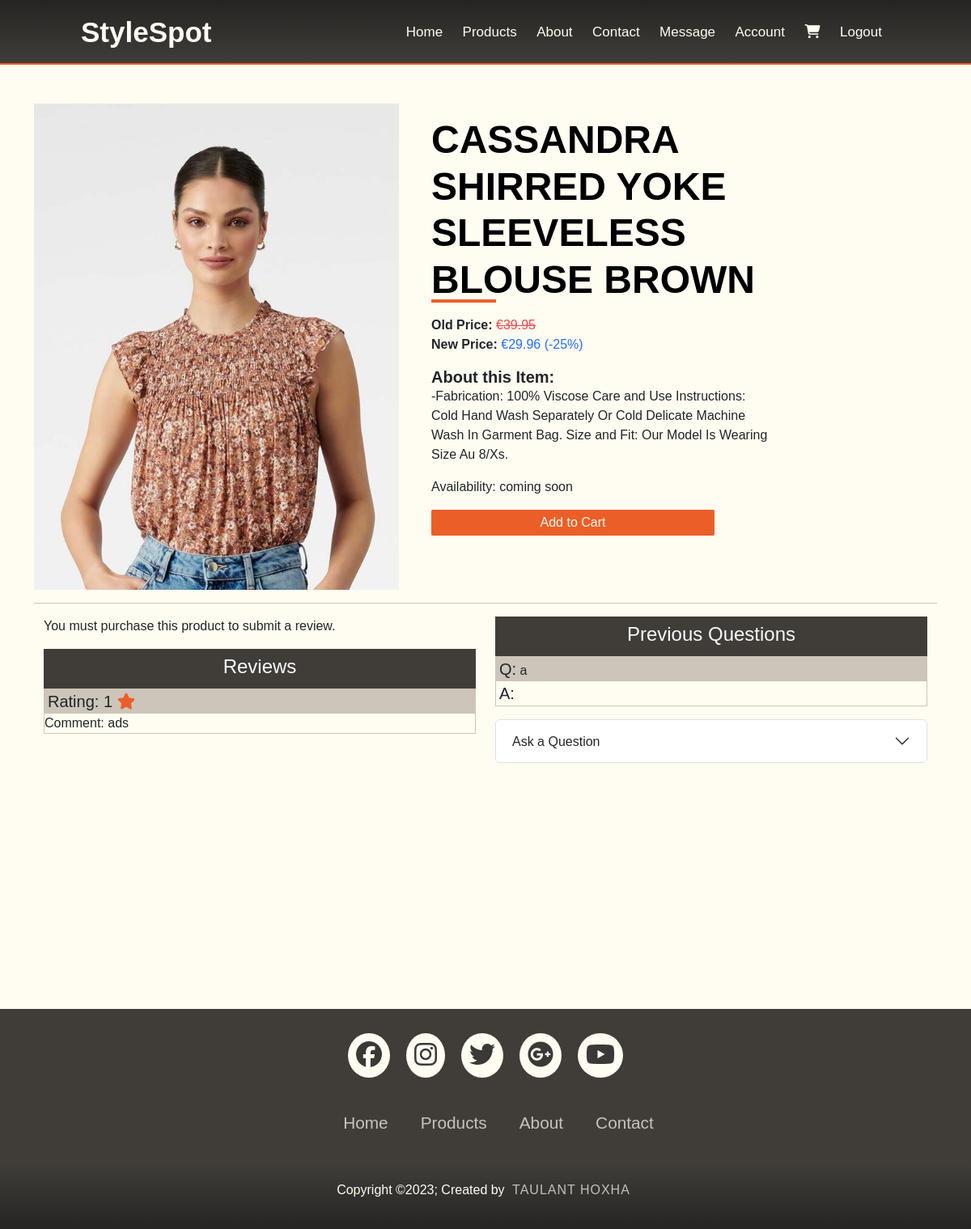
The page /details.php?id=17 (signed in) on the database its author committed.
### tables this page shows
CREATE TABLE IF NOT EXISTS `products` (
  `ID` int NOT NULL AUTO_INCREMENT,
  `name` varchar(255) DEFAULT NULL,
  `price` decimal(8,2) DEFAULT NULL,
  `details` text,
  `picture` tinytext,
  `availability` varchar(255) DEFAULT NULL,
  `display` tinyint(1) DEFAULT NULL,
  `fk_category` int DEFAULT NULL,
  PRIMARY KEY (`ID`),
  KEY `fk_category` (`fk_category`)
);

CREATE TABLE IF NOT EXISTS `discounts` (
  `ID` int NOT NULL AUTO_INCREMENT,
  `discount` int NOT NULL,
  `fk_category` int NOT NULL,
  `name` varchar(255) DEFAULT NULL,
  PRIMARY KEY (`ID`),
  KEY `fk_category` (`fk_category`)
);

CREATE TABLE IF NOT EXISTS `reviews` (
  `id` int NOT NULL AUTO_INCREMENT,
  `product_id` int DEFAULT NULL,
  `user_id` int DEFAULT NULL,
  `rating` int DEFAULT NULL,
  `comment` text,
  `created_at` timestamp NULL DEFAULT CURRENT_TIMESTAMP,
  PRIMARY KEY (`id`),
  KEY `product_id` (`product_id`),
  KEY `user_id` (`user_id`)
);

CREATE TABLE IF NOT EXISTS `questions` (
  `id` int NOT NULL AUTO_INCREMENT,
  `question_text` text NOT NULL,
  `product_id` int DEFAULT NULL,
  `user_id` int DEFAULT NULL,
  `created_at` timestamp NOT NULL DEFAULT CURRENT_TIMESTAMP,
  `answer` text,
  PRIMARY KEY (`id`),
  KEY `fk_product_idx` (`product_id`)
);

### details.php (the view, shortened to what this page needs)
<?php
require_once "userSession.php";
$productID = $_GET['id'];
$searchProduct = "SELECT products.ID, products.name AS productName, price, details, products.fk_category, picture, availability, display, c.category as category, d.discount, d.name AS discountName FROM products LEFT JOIN categories AS c ON products.fk_category = c.ID LEFT JOIN discounts AS d ON c.ID = d.fk_category WHERE products.ID = ?";
$stmt = mysqli_prepare($connect, $searchProduct);
$reviews = [];
$sqlGetReviews = "SELECT * FROM reviews WHERE product_id = ?";
$stmtGetReviews = mysqli_prepare($connect, $sqlGetReviews);
mysqli_stmt_bind_param($stmtGetReviews, "i", $productID);
mysqli_stmt_execute($stmtGetReviews);
$resultReviews = mysqli_stmt_get_result($stmtGetReviews);
while ($rowReview = mysqli_fetch_assoc($resultReviews)) {
    $reviews[] = $rowReview;
}
mysqli_stmt_bind_param($stmt, "i", $productID);
mysqli_stmt_execute($stmt);
$result = mysqli_stmt_get_result($stmt);
$row = $result->fetch_assoc();
if ($row) {
    $id = $row['ID'];
    $name = $row['productName'];
    $price = $row['price'];
    $details = $row['details'];
    $picture = $row['picture'];
    $availability = $row['availability'];
    if (isset($row['discount'])) {
        $discount = $row['discount'];
        $priceWithDiscount = $price - ($price * ($discount / 100));
    } else {
        $discount = 0;
        $discountName = "No Discount";
        $priceWithDiscount = $price;
    }
}
$userID = $_SESSION['user'];
$sqlCheckPurchase = "SELECT * FROM orders WHERE fk_user = ? AND fk_product = ?";
$stmtCheckPurchase = mysqli_prepare($connect, $sqlCheckPurchase);
mysqli_stmt_bind_param($stmtCheckPurchase, "ii", $userID, $id);
mysqli_stmt_execute($stmtCheckPurchase);
$resultCheckPurchase = mysqli_stmt_get_result($stmtCheckPurchase);
$canSubmitReview = mysqli_num_rows($resultCheckPurchase) > 0;
$reviewForm = "";
if ($canSubmitReview && !isset($_SESSION['review_submitted'])) {
    $reviewForm = "
        <form action='submit_review.php?product_id=$id' method='POST'>
            <label for='rating'>Rating:</label>
            <select name='rating' id='rating'>
                <option value='1'>1 <span class='fa fa-star checked'></span></option>
                <option value='2'>2 <span class='fa fa-star checked'></option>
                <option value='3'>3 <span class='fa fa-star checked'></option>
                <option value='4'>4 <span class='fa fa-star checked'></option>
                <option value='5'>5 <span class='fa fa-star checked'></option>
            </select>
            <br>
            <label for='comment'>Comment:</label>
            <textarea name='comment' id='comment' rows='4' cols='40'></textarea>
            <br>
            <button type='submit' class='btn btn-primary'>Submit Review</button>
        </form>
    ";
} else {
    if (!$canSubmitReview) {
        $reviewForm = "<p>You must purchase this product to submit a review.</p>";
    }
}
$previousQuestions = "";
$resultQuestion = $connect->query("SELECT * FROM questions WHERE product_id = $productID");
if (mysqli_num_rows($resultQuestion) > 0) {
    while ($questionsRow = $resultQuestion->fetch_assoc()) {
        $previousQuestions .= "<div style='background-color: #CCC5B9'>
                                <span class='fs-5 ps-1'>Q:</span> <span>{$questionsRow['question_text']}</span>
                                </div>
                                <div>
                                <span class='fs-5 ps-1'>A:</span> <span>{$questionsRow['answer']}</span>
                                </div>";
    }
}
$questionForm = "";
if ($_SESSION['user']) {
    $questionForm = " <div class='col-md-12 mt-3'>
                        <div class='accordion' id='createQuestionBox'>
                            <div class='accordion-item'>
                                <h2 class='accordion-header'>
                                    <button class='accordion-button collapsed' type='button' data-bs-toggle='collapse' data-bs-target='#createQuestion' aria-expanded='false' aria-controls='createQuestion'>
                                        Ask a Question
                                    </button>
                                </h2>
                                <div id='createQuestion' class='accordion-collapse collapse' data-bs-parent='#createQuestionBox'>
                                    <div class='accordion-body'>
                                        <form action='submit_question.php?product_id=$productID' method='POST'>
                                            <label for='question' class='form-label'>Question:</label>
                                            <textarea name='question_text' id='question' rows='4' cols='50' class='form-control'></textarea>
                                            <br>
                                            <button type='submit' class='btn btn-primary'>Submit Question</button>
                                        </form>
                                    </div>
                                </div>
                            </div>
                        </div>
                    </div>
";
}else{
    $questionForm = "<p>Login to ask a question about the product</p>";
}
?>
<!DOCTYPE html>
<html lang="en">
<head>
    <link rel="stylesheet" href="https://cdnjs.cloudflare.com/ajax/libs/font-awesome/4.7.0/css/font-awesome.min.css">
    <link rel="stylesheet" href="https://cdnjs.cloudflare.com/ajax/libs/font-awesome/6.4.2/css/all.min.css" />
    <link href="https://cdn.jsdelivr.net/npm/bootstrap@5.3.1/dist/css/bootstrap.min.css" rel="stylesheet">
</head>
</head>
<body>
    <?php include_once "components/navbar.php" ?>
    <div class="container mb-5 mt-5">
        <div class="card mb-3 backgroundColorCard" style="width: 100%;">
            <div class="row no-gutters">
                <div class="col-md-5" style="height: 100%">
                    <img src="pictures/<?= $picture ?>" alt="<?= $name ?>" class="img-fluid" style="width: 100%; height: 100%; object-fit: cover;">
                </div>
                <div class="col-md-5">
                    <div class="card-body">
                        <h1 class="card-title fw-bold text-uppercase name mt-0"><?= $name ?></h5>
                            <?php if ($discount > 0) : ?>
                                <p class="fw-semibold mb-0">Old Price: <span class="oldPrice fw-normal">€<?= $price ?></span></p>
                                <p class="fw-semibold">New Price: <span class="newPrice fw-normal ">€<?= number_format($priceWithDiscount, 2) ?> (-<?= $discount ?>%)</span></p>
                            <?php else : ?>
                                <p class="fw-semibold">Price: €<?= $price ?></p>
                            <?php endif; ?>
                            <h5 class="fw-semibold mb-0">About this Item:</h5>
                            <p>-<?= $details ?></p>
                            <p>Availability: <?= $availability ?></p>
                            <button onclick= 'addToCart(<?= $id ?>)' class='addToCartBtn buyBtn'>Add to Cart</button>
                    </div>
                </div>
            </div>
        </div><hr>
        <div class="container">
            <div class="row">
                <div class="col mb-5"><?= $reviewForm ?>
                    <div class="pt-2 pb-1" style="background-color: #403D39">
                        <h4 class="text-center text-light">Reviews</h4>
                    </div>
                    <div class="reviews-box" style="height:300px; overflow-y: scroll;">
                        <?php foreach ($reviews as $review) : ?>
                            <div class="review">
                                <div style='background-color: #CCC5B9'>
                                    <span class="fs-5 ps-1">Rating: <?= $review['rating'] ?> <i class="fa-solid fa-star" style="color: #EB5E28;"></i> </span>
                                </div>
                                <div>
                                    <span lass="fs-5 ps-1">Comment: <?= $review['comment'] ?></span>
                                </div>
                            </div>
                        <?php endforeach; ?>
                    </div>
                </div>
                <div class="col">
                    <div class="pt-2 pb-1" style="background-color: #403D39"> <h4 class="text-center text-light">Previous Questions</h4>
                    </div>
                    <div class="review">
                        <?= $previousQuestions ?>
                    </div>
                    <?= $questionForm ?>
                </div>
            </div>
        </div>
    </div>
    <?php include_once "components/footer.php"
    ?>
</body>
</html>

### components/navbar.php (shortened to what this page needs)
<?php
    if(isset($_SESSION['user']) || isset($_SESSION['adm'])){
        $log = "<a href='//{$_SERVER['HTTP_HOST']}/ecommerce/logout.php?logout'>Logout</a>";
        if(isset($_SESSION['user'])){
            $account = "<li><a href='//{$_SERVER['HTTP_HOST']}/ecommerce/account.php?id={$_SESSION['user']}'>Account</a></li>";
        }else{
            $account = "<li><a href='//{$_SERVER['HTTP_HOST']}/ecommerce/account.php?id={$_SESSION['adm']}'>Account</a></li>";
        }
    }else{
        $log = "<a href='//{$_SERVER['HTTP_HOST']}/ecommerce/login.php'>Log in</a>";
        $account = "";
    }
?>
<!DOCTYPE html>
<html lang="en">
<head>
    <link rel="stylesheet" href="https://cdnjs.cloudflare.com/ajax/libs/font-awesome/6.4.2/css/all.min.css" />
</head>
<body>
    <nav>
        <label class="logo">StyleSpot</label>
        <ul>
            <li><a href="//<?php echo $_SERVER['HTTP_HOST'];?>/ecommerce/index.php">Home</a></li>
            <li><a href="//<?php echo $_SERVER['HTTP_HOST'];?>/ecommerce/product.php">Products</a></li>
            <li><a href="//<?php echo $_SERVER['HTTP_HOST'];?>/ecommerce/about.php">About</a></li>
            <li><a href="//<?php echo $_SERVER['HTTP_HOST'];?>/ecommerce/contact.php">Contact</a></li>
            <li><a href="//<?php echo $_SERVER['HTTP_HOST'];?>/ecommerce/messages.php">Message</a></li>
            <?= $account ?>
            <li><a href="//<?php echo $_SERVER['HTTP_HOST'];?>/ecommerce/shopping/shoppingcart.php"><i class="fa-solid fa-cart-shopping"></i></a></li>
            <li><?= $log ?> </li>
        </ul>
    </nav>
</body>
</html>

### components/footer.php (shortened to what this page needs)
<!DOCTYPE html>
<html lang="en">
<head>
    <link rel="stylesheet" href="https://cdnjs.cloudflare.com/ajax/libs/font-awesome/6.4.2/css/all.min.css" />
</head>
<body>
<footer>
    <div class="footerContainer">
        <div class="socialIcons">
            <a href=""><i class="fa-brands fa-facebook"></i></a>
            <a href=""><i class="fa-brands fa-instagram"></i></a>
            <a href=""><i class="fa-brands fa-twitter"></i></a>
            <a href=""><i class="fa-brands fa-google-plus"></i></a>
            <a href=""><i class="fa-brands fa-youtube"></i></a>
        </div>
        <div class="footerNav">
            <ul>
                <li><a href="//<?php echo $_SERVER['HTTP_HOST'];?>/index.php">Home</a></li>
                <li><a href="//<?php echo $_SERVER['HTTP_HOST'];?>/product.php">Products</a></li>
                <li><a href="//<?php echo $_SERVER['HTTP_HOST'];?>/about.php">About</a></li>
                <li><a href="//<?php echo $_SERVER['HTTP_HOST'];?>/contact.php">Contact</a></li>
            </ul>
        </div>
    </div>
    <div class="footerBottom">
            <p>Copyright &copy;2023; Created by <span class="designer">Taulant Hoxha<span></p>
        </div>
</footer>
</body>
</html>

### details.php (style rules this page uses)
body { background-color: #FFFCF2; }
a { text-decoration: none; }
.backgroundColorCard { background-color: #FFFCF2; border: none; }
.oldPrice { text-decoration: line-through; color: #f64749; }
.newPrice { color: #246eff; }
.name { font-size: 3rem; text-transform: capitalize; font-weight: 700; position: relative; color: black; margin: 1rem 0; }
.name::after { content: ""; position: absolute; width: 80px; height: 4px; bottom: 0; left: 0; background: #EB5E28; }
.buyBtn { width: 100%; max-width: 350px; float: left; background-color: #EB5E28; border:none; border-radius: 2px; height: 2rem; color: #FFFCF2; }
.review { border: 1px solid #CCC5B9; min-width: 301px; }

### components/navbar.php (style rules this page uses)
* { padding: 0; margin: 0; text-decoration: none; list-style: none; box-sizing: border-box; font-family: sans-serif; }
nav { background: linear-gradient(#252422, #403D39 ); height: 80px; width: 100%; border-bottom: 2px solid #EB5E28; position: sticky; top: 0; z-index: 100; }
label.logo { color: #FFFCF2; font-size: 35px; line-height:80px; padding: 0 100px; font-weight: bold; }
nav ul { float: right; margin-right: 100px; }
nav ul li { display: inline-block; line-height:80px; margin: 0px 10px; }
nav ul li a { color: #FFFCF2; font-size: 17px; }

### components/footer.php (style rules this page uses)
* { padding:0; margin:0; box-sizing: border-box; list-style: none; }
footer { background: #403D39; }
.footerContainer { width: 100%; padding: 20px 30px 20px }
.socialIcons { display: flex; justify-content: center; }
.socialIcons a { text-decoration: none; padding: 10px; background-color:#FFFCF2; margin: 10px; border-radius:50% }
.socialIcons a i { font-size: 2em; color: #252422; opacity: 0.9; }
.footerNav { margin: 30px 0 10px 0; }
.footerNav ul { display: flex; justify-content: center; list-style-type: none; }
.footerNav ul li a { color: #FFFCF2; margin: 20px; text-decoration: none; font-size: 1.3em; opacity: 0.7; transition: 0.5s; }
.footerBottom { background: linear-gradient(#403D39, #252422); text-align:center; padding:20px; }
.footerBottom p { color: #FFFCF2; }
.designer { color: #FFFCF2; opacity: 0.7; text-transform: uppercase; letter-spacing: 1px; font-weight: 400; margin: 0px 5px; }

### rows shown on the page
products: picture (picture), name "CASSANDRA SHIRRED YOKE SLEEVELESS BLOUSE BROWN", price "39.95", price.discount "29.96", discounts.discount "25", details "Fabrication: 100% Viscose Care and Use Instructions: Cold Hand Wash Separately Or Cold Delicate Machine Wash In Garment Bag. Size and Fit: Our Model Is Wearing Size Au 8/Xs.", availability "coming soon"
reviews: rating "1", comment "ads"
questions: question_text "a"
